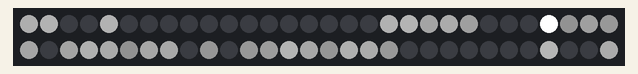
Bench run of a sketch on a simulated Arduino Uno, built with avr-gcc and run on an emulated ATmega328P. Parts: 60 RGB LEDs in strip order, left to right, continuing on the next row. Dim RGB values are drawn brighter than linear; random numbers use the default seed unless the sketch sets one.

Above: at 0.19 s.
At 5.24 s:
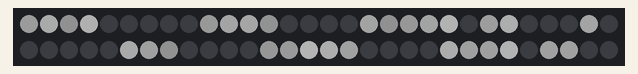
At 9.98 s:
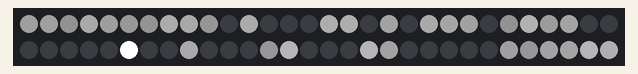
At 20.09 s:
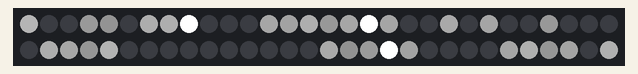
At 29.88 s:
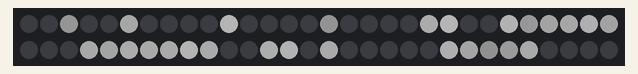
At 39.67 s:
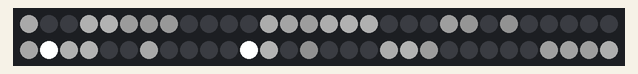

The sketch:

Heliades.ino
```cpp
/*
  Heliades.ino - Heliades Pattern
  Inspired by Helios, Disorient 2014, by Leo Villareal.
  Coded by Jacob Joaquin.
*/

#include <Adafruit_NeoPixel.h>

// Combines red, green, blue into a single value
#define rgb(R, G, B)  ((((uint32_t)(R)) << 16) | (((uint32_t)(G)) << 8) | ((uint32_t)(B)))

const int PIN = 13;
const int nLeds = 60;
const int framesPerSecond = 30;
const int frameDelay = 1000 / framesPerSecond;


Adafruit_NeoPixel leds(nLeds, PIN, NEO_GRB + NEO_KHZ800);;

// Heliades
bool heliades[nLeds];
bool heliadesReverse[nLeds];
int offset = 0;
int forwardOdds = 128;  // Chance on will flip to off. [0-255]
int reverseOdds = 32;   // Chance off will flip to on. [0-255]

void setup() {
  leds.begin();
  createHeliadesBuffer(heliades);
  createHeliadesBuffer(heliadesReverse);
}

void loop() {
  leds.clear();
  for (int i = 0; i < nLeds; i++) {
    int r = nLeds - i - 1;
    int forwardOffset = (i + offset) % nLeds;
    int reverseOffset = (r + offset) % nLeds;
    bool forward = heliades[forwardOffset];
    bool reverse = heliadesReverse[reverseOffset];

    uint32_t color = 0;

    if (forward) {
      int b = random(16, 64);
      if (random(100) < 5) {
        b = 255;
      }
      color = rgb(b, b, b);
      leds.setPixelColor(i, color);
    }
    if (reverse) {
      int b = random(16, 64);
      if (random(100) < 5) {
        b = 255;
      }
      color = rgb(b, b, b);
      leds.setPixelColor(i, color);
    }
  }

  offset = (offset + 1) % nLeds;
  displayLEDs();
}

uint32_t showTime = millis() + frameDelay;
void displayLEDs() {
  while (millis() < showTime) {}
  leds.show();
  showTime = millis() + frameDelay;
}

void createHeliadesBuffer(bool *buffer) {
  bool flip = true;
  for (int i = 0; i < nLeds; i++) {
    buffer[i] = flip;

    if (flip) {
      if (random(255) < forwardOdds) {
        flip = !flip;
      }
    } else {
      if (random(255) < reverseOdds) {
        flip = !flip;
      }
    }
  }
}
```
